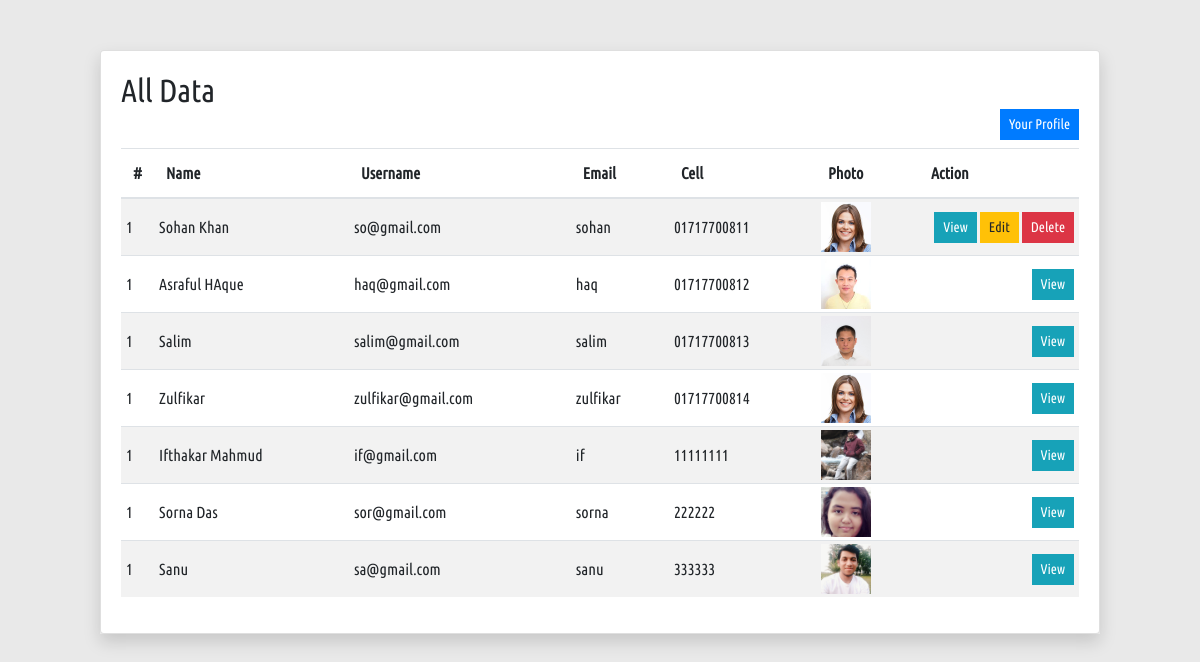
Screenshot of /users.php (signed in) with the database file from the repository.
### tables this page shows
CREATE TABLE `users` (
  `id` int(10) NOT NULL,
  `name` varchar(100) DEFAULT NULL,
  `uname` varchar(20) NOT NULL,
  `email` varchar(100) NOT NULL,
  `cell` varchar(20) NOT NULL,
  `password` varchar(100) NOT NULL,
  `photo` varchar(100) DEFAULT NULL,
  `created_at` int(100) NOT NULL DEFAULT current_timestamp(),
  `status` varchar(10) NOT NULL DEFAULT 'active'
);

### users.php (the view, shortened to what this page needs)
<?php include_once "app/db.php"; ?>
<!DOCTYPE html>
<html lang="en">
<head>
	<link rel="stylesheet" href="assets/css/bootstrap.min.css">
	<link rel="stylesheet" href="assets/css/style.css">
	<link rel="stylesheet" href="assets/css/responsive.css">
</head>
<body>
	<div class="wrap-table shadow">
		<div class="card">
			<div class="card-body">
				<h2>All Data <a class="btn btn-primary btn-sm ml-auto d-table" href="profile.php">Your Profile</a></h2>
				<table class="table table-striped">
					<thead>
						<tr>
							<th>#</th>
							<th>Name</th>
							<th>Username</th>
							<th>Email</th>
							<th>Cell</th>
							<th>Photo</th>
							<th>Action</th>
						</tr>
					</thead>
					<tbody>
						<?php
							$sql = "SELECT * FROM users";
							$data = $connection -> query($sql);
							while($all_user = $data -> fetch_object()) :
						?>
						<tr>
							<td>1</td>
							<td><?php echo $all_user -> name ; ?></td>
							<td><?php echo $all_user -> email ; ?></td>
							<td><?php echo $all_user -> uname ; ?></td>
							<td><?php echo $all_user -> cell ; ?></td>
							<td><img src="photos/users/<?php echo $all_user -> photo ; ?>" alt=""></td>
							<td>
								<?php if( $all_user -> id == $_SESSION['id'] ) : ?>
								<a class="btn btn-sm btn-info" href="#">View</a>
								<a class="btn btn-sm btn-warning" href="#">Edit</a>
								<a class="btn btn-sm btn-danger" href="#">Delete</a>
								<?php else : ?>
									<a class="btn btn-sm btn-info" href="#">View</a>
								<?php endif; ?>
							</td>
						</tr>
						<?php endwhile; ?>
					</tbody>
				</table>
			</div>
		</div>
	</div>
</body>
</html>

### assets/css/style.css (style rules this page uses)
* { font-family: 'ubuntu'; }
body { background-color: #e9e9e9; }
.btn { border-radius: 0px !important; }
.wrap-table { width: 1000px; margin: 50px auto 0px; }
.wrap-table table tr td { vertical-align: middle !important; padding: 3px 5px; }
.wrap-table table tr td img { width: 50px; height: 50px; vertical-align: middle !important; }
.wrap-table table tbody tr td:first-child { width: 30px !important; }
.wrap-table table tbody tr td:last-child { text-align: right; width: 160px; }

### rows the page displays
users: name "Sohan Khan", email "so@gmail.com", uname "sohan", cell "01717700811", photo (picture), shows "View"
users: name "Asraful HAque", email "haq@gmail.com", uname "haq", cell "01717700812", photo (picture), shows "View"
users: name "Salim", email "salim@gmail.com", uname "salim", cell "01717700813", photo (picture), shows "View"
users: name "Zulfikar", email "zulfikar@gmail.com", uname "zulfikar", cell "01717700814", photo (picture), shows "View"
users: name "Ifthakar Mahmud", email "if@gmail.com", uname "if", cell "11111111", photo (picture), shows "View"
users: name "Sorna Das", email "sor@gmail.com", uname "sorna", cell "222222", photo (picture), shows "View"
users: name "Sanu", email "sa@gmail.com", uname "sanu", cell "333333", photo (picture), shows "View"
